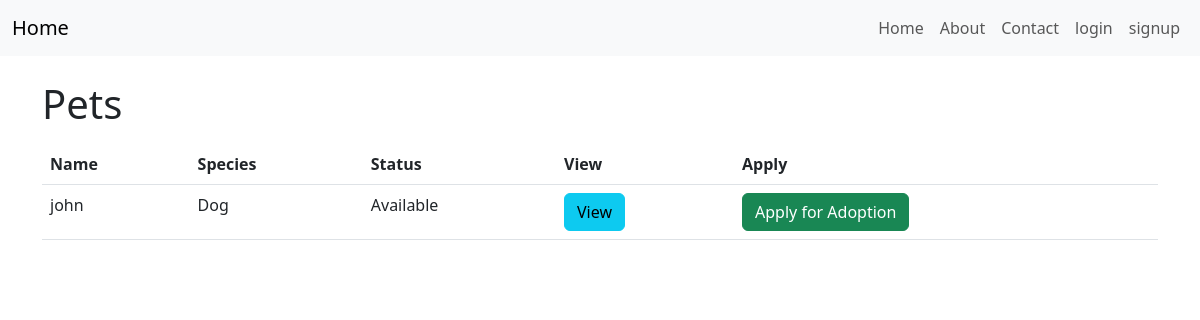
/pets/, run on the app's committed database.
### app/models.py (models this page shows, shortened)
class Pet(models.Model):
    STATUS_CHOICES = [
        ('Available', 'Available'),
        ('Adopted', 'Adopted'),
        ('Pending', 'Pending'),
    ]
    name = models.CharField(max_length=100)
    species = models.CharField(max_length=50)  # Dog, Cat, Rabbit, etc.
    breed = models.CharField(max_length=100, blank=True, null=True)
    age = models.IntegerField(help_text="Age in years")
    gender = models.CharField(max_length=10, choices=[('Male', 'Male'), ('Female', 'Female')])
    description = models.TextField()
    photo = models.ImageField(upload_to='pet_photos/', blank=True, null=True)
    status = models.CharField(max_length=20, choices=STATUS_CHOICES, default='Available')
    posted_by = models.ForeignKey(settings.AUTH_USER_MODEL, on_delete=models.CASCADE, related_name='pets')

### app/views.py (the view)
# urls.py: path('pets/', PetListView.as_view(), name='pet_list'),
class PetListView(ListView):
    model = Pet
    template_name = 'pets/pet_list.html'
    context_object_name = 'pets'

### app/templates/pets/pet_list.html (shortened to what this page needs)
{% extends 'app/base.html' %}
{% block content %}
  <h1>Pets</h1>
  <table class="table mt-3">
    <thead>
      <tr>
        <th>Name</th>
        <th>Species</th>
        <th>Status</th>
        <th>View</th>
        {% if not request.user.is_staff %}
          <th>Apply</th>
        {% endif %}
      </tr>
    </thead>
    <tbody>
      {% for pet in pets %}
        <tr>
          <td>{{ pet.name }}</td>
          <td>{{ pet.species }}</td>
          <td>{{ pet.get_status_display }}</td>
          <td>
            <a href="{% url 'pet_detail' pet.pk %}" class="btn btn-info">View</a>
          </td>
          {% if not request.user.is_staff %}
            <td>
              <a href="{% url 'adoption_application_create' %}?pet_id={{ pet.pk }}" class="btn btn-success">Apply for Adoption</a>
            </td>
          {% endif %}
        </tr>
      {% endfor %}
    </tbody>
  </table>
{% endblock content %}

### data on the page
Pet: name "john", species "Dog", status "Available"
